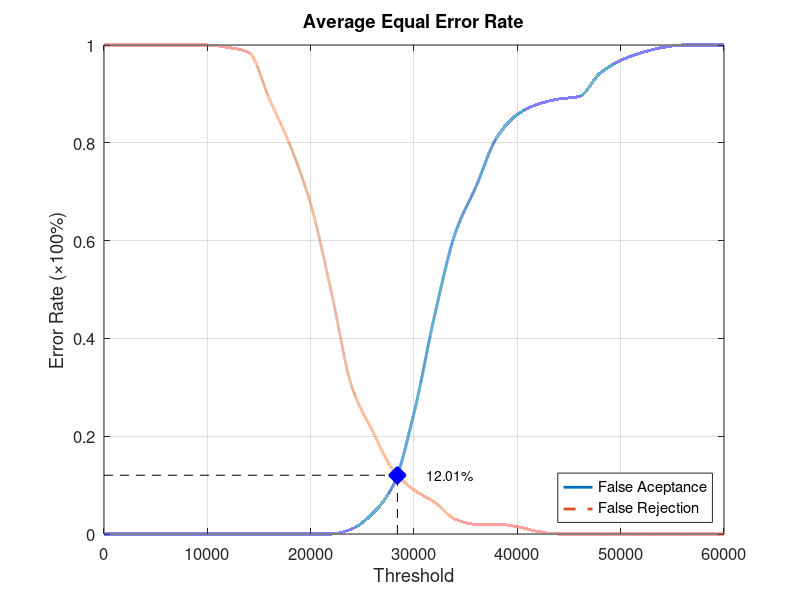
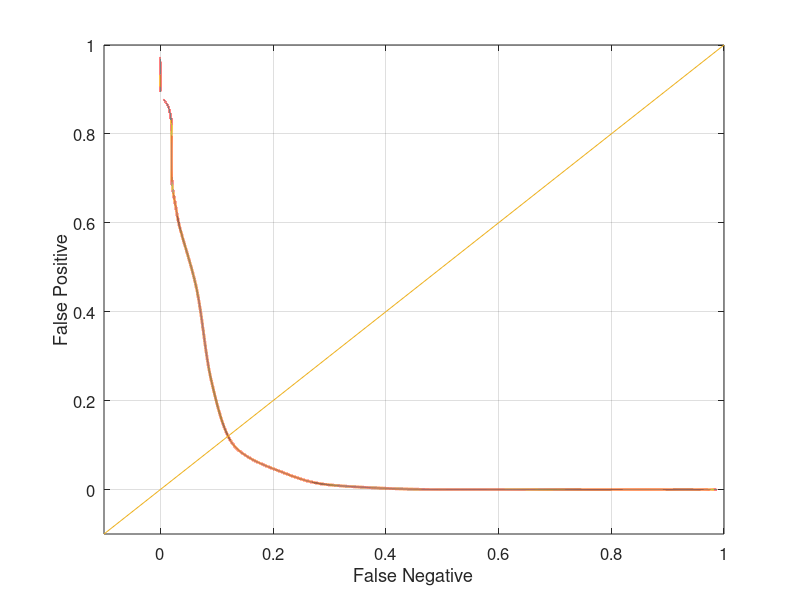

Here is the MATLAB script that generated these plots, in order:
function yEER = Database4_2
close all;
clear;
clc;
x = 0:2000:60000;
xq = 0:0.5:60000;

y0 = [0 0 0 0 0 0 0 0 0 0 0 0 0.0105263 0.0421053 0.1 0.247368 0.447368 0.615789 0.710526 0.810526 0.857895 0.878947 0.889474 0.894737 0.942105 0.968421 0.984211 0.994737 1 1 1];
yy0 = interp1(x, y0, xq, 'pchip');
y1 = [1 1 1 1 1 1 0.995 0.985 0.89 0.795 0.675 0.495 0.3 0.21 0.13 0.09 0.065 0.03 0.02 0.02 0.015 0.005 0 0 0 0 0 0 0 0 0];
yy1 = interp1(x, y1, xq, 'pchip');

% Calculating EER: 
y2 = abs(y0 - y1);
find(y2 == min(y2))
yy2 = abs(yy0 - yy1);
xEER = find(yy2 == min(yy2));
xEERIndex = xq(xEER) % X-axis EER
yEER = yy0(xEER) % Y-axis EER

main = figure
plot(xq, yy0,'-','LineWidth', 2);	hold on
plot(xq, yy1,'--','LineWidth', 2);	hold on
plot([xEERIndex xEERIndex], [0 yEER], 'k--');	hold on
plot([0 xEERIndex], [yEER yEER], 'k--');	hold on
plot(xEERIndex, yEER, 'bx', 'LineWidth', 10);	hold on
text(xEERIndex + 10 * xEERIndex / 100, yEER, [num2str(round((10000 * yEER)) / 100) '%'])
legend('False Aceptance', 'False Rejection', 'Location', 'SouthEast')
xlabel('Threshold')
ylabel('Error Rate (\times100%)')
title('Average Equal Error Rate')
set(gca, 'FontSize', 12)
axis([0 60000 0 1])
grid on

print(main, 'Database4_2Main', '-dpng');
FNRxFPR = figure('Color', [1 1 1]);
plot(yy1, yy0, '-', yy1, yy0, 'LineWidth', 2);
hold on
y = -0.1:0.1:1
plot(y, y); 
set(gca, 'FontSize', 12)
xlabel('False Negative')
ylabel('False Positive')
axis([-0.1 1 -0.1 1])
set(gca, 'FontSize', 12)
grid on

print(FNRxFPR, 'Database4_2FNRxFPR','-dpng');
end
